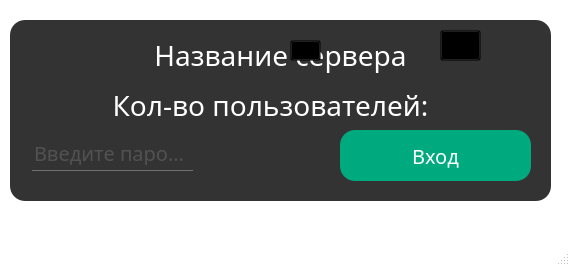
<?xml version="1.0" encoding="UTF-8"?>
<ui version="4.0">
 <class>MainWindow</class>
 <widget class="QMainWindow" name="MainWindow">
  <property name="geometry">
   <rect>
    <x>0</x>
    <y>0</y>
    <width>570</width>
    <height>266</height>
   </rect>
  </property>
  <property name="cursor">
   <cursorShape>ArrowCursor</cursorShape>
  </property>
  <property name="windowTitle">
   <string>MainWindow</string>
  </property>
  <property name="styleSheet">
   <string notr="true">*{
	font-family: century gothic;
	font-size: 20px;
}
#exitButton{
	/*background-color: red;*/
	border-radius: 15px;
	background-size: 5px;
}
QScrollArea{
	background-color: #333;
}
QMainWindow{
	background-color: transparent;
}
#passwordText{
	type: password;
}
QFrame{
	background: #333;
	border-radius: 15px;
}
QPushButton{
	border-radius: 15px;
	background: rgb(0, 170, 127);
	color: white;
}
QPushButton:hover{
	background: #333;
	color: rgb(0, 170, 127);
}
#logOffButton{
	background: rgb(255, 98, 51);
}
#logOffButton:hover{
	background: #333;
	color: rgb(255, 98, 51);
}
QInputDialog{
	width: 50px;
	height: 50px;
}
#toolButton{
	border-radius: 60px;
	background: red;
}
QLabel{
	color: white;
}
QLineEdit{
	padding-bottom: 5px;
	background: transparent;
	border: none;
	color: #717072;
	border-bottom: 1px solid #717072;
}
QInputDialog QLabel{
	background: transparent;
	color: black;
	border-radius: 15px;
}
QInputDialog QPushButton{
	background: transparent;
	color: black;
}
QInputDialog QPushButton:hover{
	background: transparent;
	color: red;
}</string>
  </property>
  <widget class="QWidget" name="centralwidget">
   <widget class="QFrame" name="frame">
    <property name="geometry">
     <rect>
      <x>10</x>
      <y>20</y>
      <width>541</width>
      <height>181</height>
     </rect>
    </property>
    <property name="frameShape">
     <enum>QFrame::StyledPanel</enum>
    </property>
    <property name="frameShadow">
     <enum>QFrame::Raised</enum>
    </property>
    <widget class="QLabel" name="serverName">
     <property name="geometry">
      <rect>
       <x>10</x>
       <y>10</y>
       <width>521</width>
       <height>51</height>
      </rect>
     </property>
     <property name="styleSheet">
      <string notr="true">font-size: 28px;</string>
     </property>
     <property name="text">
      <string>Название сервера</string>
     </property>
     <property name="alignment">
      <set>Qt::AlignCenter</set>
     </property>
    </widget>
    <widget class="QToolButton" name="exitButton">
     <property name="geometry">
      <rect>
       <x>470</x>
       <y>10</y>
       <width>41</width>
       <height>31</height>
      </rect>
     </property>
     <property name="text">
      <string/>
     </property>
     <property name="icon">
      <iconset>
       <normaloff>cross.png</normaloff>cross.png</iconset>
     </property>
     <property name="shortcut">
      <string/>
     </property>
     <property name="autoRepeatDelay">
      <number>300</number>
     </property>
    </widget>
    <widget class="QToolButton" name="showUsersButton">
     <property name="geometry">
      <rect>
       <x>430</x>
       <y>10</y>
       <width>41</width>
       <height>31</height>
      </rect>
     </property>
     <property name="styleSheet">
      <string notr="true">background-color: transparent</string>
     </property>
     <property name="text">
      <string/>
     </property>
     <property name="icon">
      <iconset>
       <normaloff>settings.png</normaloff>settings.png</iconset>
     </property>
     <property name="shortcut">
      <string/>
     </property>
     <property name="autoRepeatDelay">
      <number>300</number>
     </property>
    </widget>
    <widget class="QToolButton" name="createServerButton">
     <property name="geometry">
      <rect>
       <x>280</x>
       <y>20</y>
       <width>31</width>
       <height>21</height>
      </rect>
     </property>
     <property name="styleSheet">
      <string notr="true">background:transparent</string>
     </property>
     <property name="text">
      <string/>
     </property>
     <property name="icon">
      <iconset>
       <normaloff>plus_PNG121.png</normaloff>plus_PNG121.png</iconset>
     </property>
    </widget>
    <widget class="QLabel" name="usersAmount">
     <property name="geometry">
      <rect>
       <x>0</x>
       <y>60</y>
       <width>521</width>
       <height>51</height>
      </rect>
     </property>
     <property name="styleSheet">
      <string notr="true">font-size: 28px;</string>
     </property>
     <property name="text">
      <string>Кол-во пользователей:</string>
     </property>
     <property name="alignment">
      <set>Qt::AlignCenter</set>
     </property>
    </widget>
    <widget class="QLineEdit" name="passwordInput">
     <property name="geometry">
      <rect>
       <x>22</x>
       <y>120</y>
       <width>161</width>
       <height>31</height>
      </rect>
     </property>
     <property name="inputMask">
      <string/>
     </property>
     <property name="placeholderText">
      <string>Введите пароль</string>
     </property>
    </widget>
    <widget class="QPushButton" name="loginButton">
     <property name="geometry">
      <rect>
       <x>330</x>
       <y>110</y>
       <width>191</width>
       <height>51</height>
      </rect>
     </property>
     <property name="text">
      <string>Вход</string>
     </property>
    </widget>
   </widget>
  </widget>
  <widget class="QMenuBar" name="menubar">
   <property name="geometry">
    <rect>
     <x>0</x>
     <y>0</y>
     <width>570</width>
     <height>29</height>
    </rect>
   </property>
  </widget>
  <widget class="QStatusBar" name="statusbar"/>
 </widget>
 <resources/>
 <connections/>
</ui>
